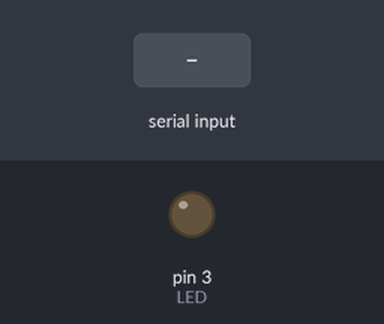
Simulated run of this sketch. Board: Arduino Uno, built with avr-gcc and run on an emulated ATmega328P. Parts: output pins drawn as LEDs (lit = HIGH). The test bench sets the inputs (shaded band).

Above: at 1.2 s.
1.3 s: "ON" received over Serial
At 3.2 s:
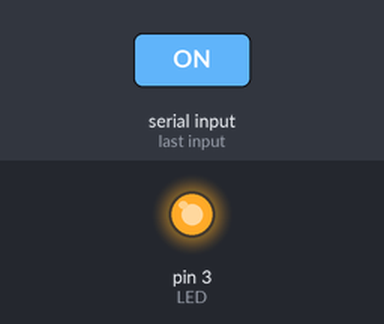
3.8 s: "OFF" received over Serial
At 5.1 s:
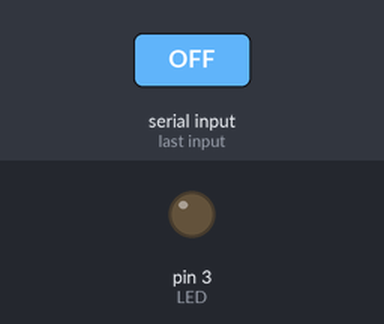
Timing chart, 0 to 6.8 s (numbered marks = the images above; inputs shaded):
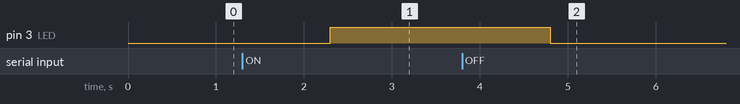

Measured:
- after the input at 1.3 s, pin 3 (LED): LOW → HIGH after 1.0 s
- after the input at 3.8 s, pin 3 (LED): HIGH → LOW after 1.0 s

The sketch:

Exo4.ino
```cpp
/*
Réalisez un programme permettant d’allumer une LED si le message « ON » est envoyé par le moniteur série et l’éteindre avec le message « OFF ».
*/

#define LED 3

String etat = "OFF";

void setup() {
    pinMode(LED, OUTPUT);
    Serial.begin(9600);
}

void loop() {
  // On vérifie qu'il y a quelques chose dans le buffer
  if(Serial.available() > 0) {
    etat = Serial.readString();
    etat.trim();
  }

  // Si On
  if(etat == "ON") {
    digitalWrite(LED, HIGH);
  }

  // Si OFF
  if(etat == "OFF") {
    digitalWrite(LED, LOW);
  }
}
```
